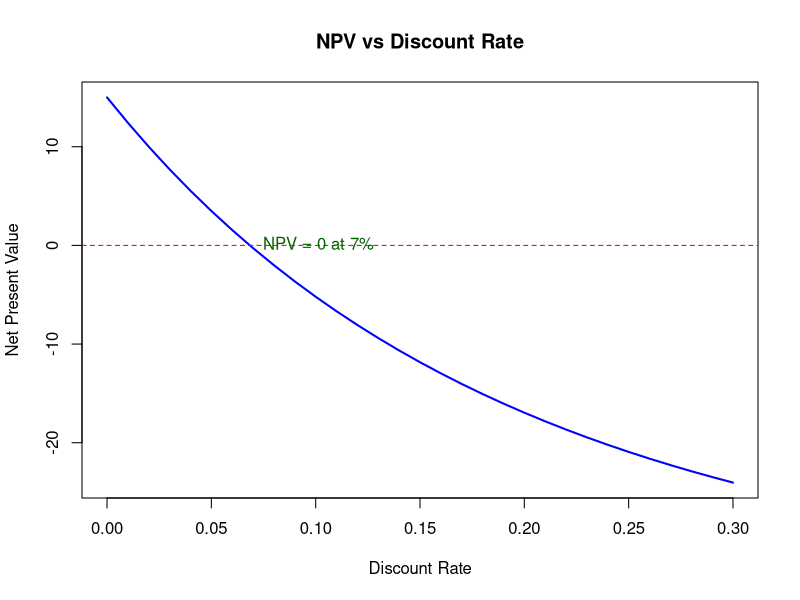

This chart was generated by the following R code:
# ---------------------------------------------------------------------------
# 04 - Net Present Value and discounted cash flow analysis
# ---------------------------------------------------------------------------
# A small financial-modelling exercise: given a projected cash flow, compute the
# present value of each year's return, the total NPV at a chosen discount rate,
# and the internal rate of return (the rate at which NPV crosses zero).
# ---------------------------------------------------------------------------

# Projected cash flow (values in billions).
cashflow <- data.frame(
  year = 2024:2029,
  outflow = c(30, 20, 10, 5, 5, 5),
  inflow = c(0, 5, 5, 10, 30, 40)
)

# Add net return, discount factors and present values for a given rate.
analyse_cf <- function(cf, rate) {
  cf$return <- cf$inflow - cf$outflow
  cf$n <- cf$year - cf$year[1]
  cf$pvf <- (1 + rate)^(-cf$n)
  cf$pvreturn <- cf$return * cf$pvf
  cf
}

# Total NPV at a given rate.
npv <- function(cf, rate) {
  sum(analyse_cf(cf, rate)$pvreturn)
}

rate <- 0.03
cashflow_table <- analyse_cf(cashflow, rate)

print("Detailed cash flow table:")
print(cashflow_table)
cat("Total Net Present Value at", rate * 100, "percent discount rate: ",
    round(sum(cashflow_table$pvreturn), 2), "B\n")

# NPV across a range of discount rates, and the approximate break-even rate.
rates <- seq(0, 0.3, by = 0.01)
npv_values <- sapply(rates, function(r) npv(cashflow, r))

plot(rates, npv_values, type = "l", col = "blue", lwd = 2,
     xlab = "Discount Rate", ylab = "Net Present Value",
     main = "NPV vs Discount Rate")
abline(h = 0, col = "red", lty = 2)

zero_npv_rate <- rates[which.min(abs(npv_values))]
text(zero_npv_rate, 0,
     labels = paste0("NPV = 0 at ", round(zero_npv_rate * 100, 2), "%"),
     pos = 4, col = "darkgreen")
